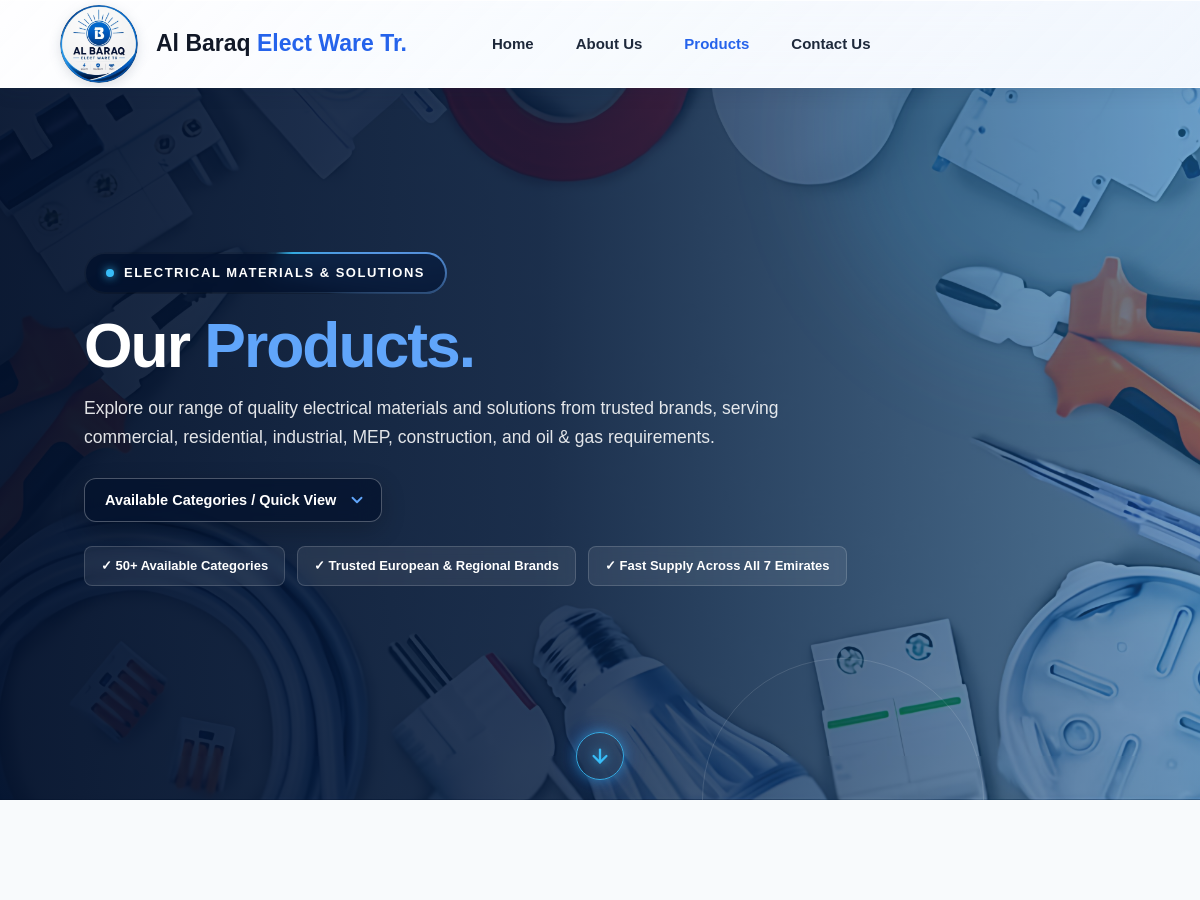
Before: /products/ (upper part) with the older database file.
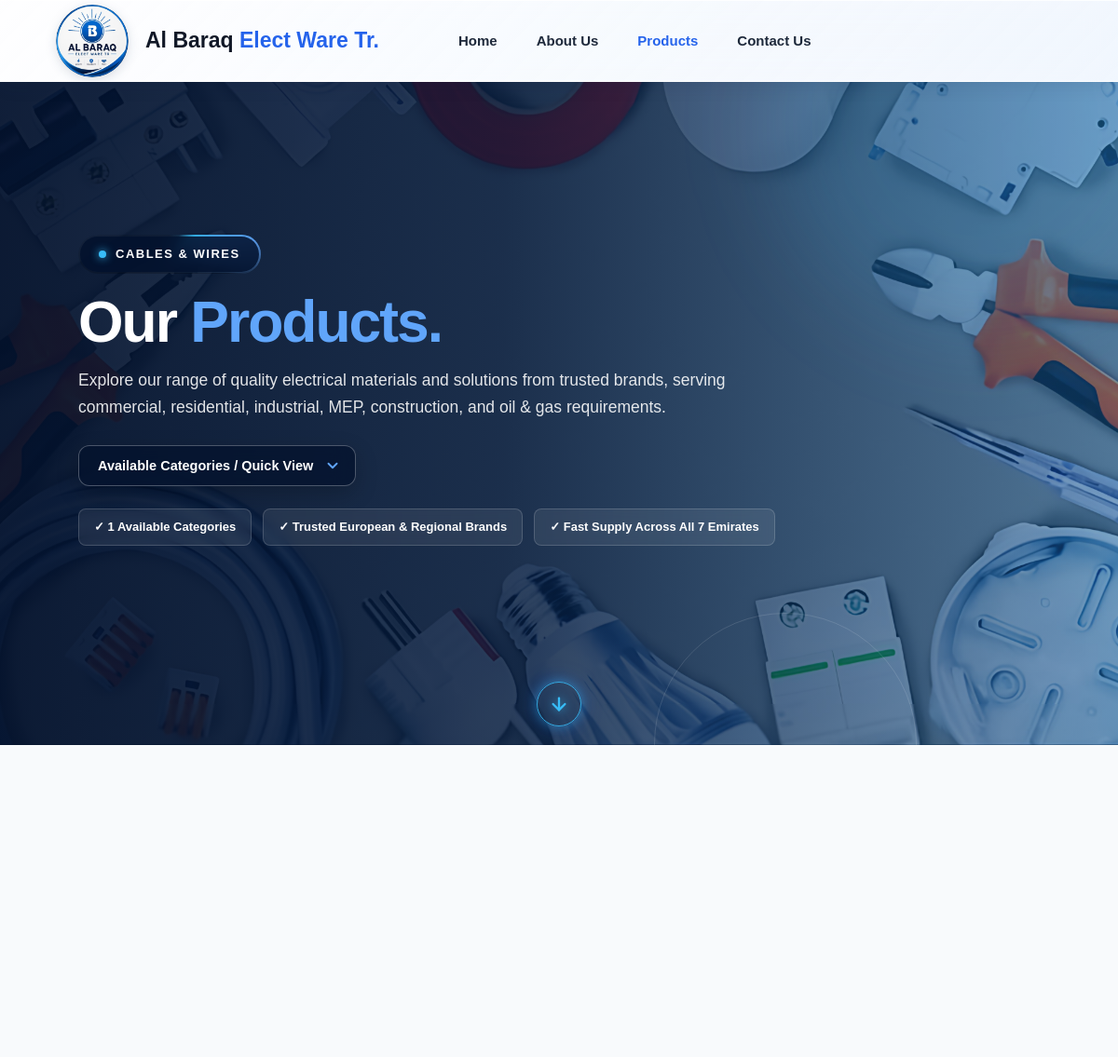
After: the same page with the newer database file.
### products/models.py (models this page shows, shortened)
class Category(models.Model):
    name = models.CharField(max_length=150)
    slug = models.SlugField(unique=True, blank=True)
    description = models.TextField(blank=True)
    image = models.ImageField(upload_to="categories/", blank=True, null=True)
    display_order = models.PositiveIntegerField(default=0)
    is_active = models.BooleanField(default=True)
    created_at = models.DateTimeField(auto_now_add=True)
    updated_at = models.DateTimeField(auto_now=True)

### public/views.py (the view)
def products(request):
    active_subcategories = (
        SubCategory.objects
        .filter(is_active=True)
        .order_by(
            "display_order",
            "name",
        )
    )
    categories = (
        Category.objects
        .filter(is_active=True)
        .prefetch_related(
            Prefetch(
                "subcategories",
                queryset=active_subcategories,
            )
        )
        .order_by(
            "display_order",
            "name",
        )
    )
    return render(
        request,
        "public/products.html",
        {
            "categories": categories,
        },
    )

### public/templates/public/products.html (shortened to what this page needs)
{% extends "public/base.html" %}
{% load static %}
{% block content %}
<div class="products-page">
    <section class="products-hero">
        <div
            class="products-hero-bg active"
            style="background-image: url('{% static 'public/images/products-hero.jpg' %}');"
        ></div>
        <div class="products-hero-overlay"></div>
        <div class="products-hero-content">
            <div class="products-badge-wrapper">
                <div class="products-badge">
                    <span class="products-badge-dot"></span>
                    <span class="products-badge-text" id="productsDynamicBadge">
                        {% if categories %}
                            {{ categories.0.name }}
                        {% else %}
                            Electrical Materials &amp; Solutions
                        {% endif %}
                    </span>
                </div>
            </div>
            <h1>
                Our
                <span>Products.</span>
            </h1>
            <p class="products-hero-description">
                Explore our range of quality electrical materials
                and solutions from trusted brands, serving
                commercial, residential, industrial, MEP,
                construction, and oil &amp; gas requirements.
            </p>
            <div class="hero-dropdown-box">
                <select
                    id="categorySelectDropdown"
                    class="hero-dropdown-select"
                    onchange="handleCategoryDropdownSelect(this.value)"
                >
                    <option value="ALL">Available Categories / Quick View</option>
                </select>
                <svg
                    class="hero-dropdown-icon"
                    width="18"
                    height="18"
                    viewBox="0 0 24 24"
                    fill="none"
                    stroke="currentColor"
                    stroke-width="2.5"
                    stroke-linecap="round"
                    stroke-linejoin="round"
                >
                    <polyline points="6 9 12 15 18 9"></polyline>
                </svg>
            </div>
            <div class="products-highlights">
                <div class="products-highlight">
                    ✓ {% if categories %}{{ categories|length }}{% else %}50+{% endif %} Available Categories
                </div>
                <div class="products-highlight">
                    ✓ Trusted European &amp; Regional Brands
                </div>
                <div class="products-highlight">
                    ✓ Fast Supply Across All 7 Emirates
                </div>
            </div>
        </div>
        <div class="products-scroll-wrapper">
            <a
                href="#categoriesSection"
                class="products-scroll-btn"
                id="productsScrollBtn"
                aria-label="Scroll down to categories section"
                title="Scroll Down"
            >
                <svg
                    width="22"
                    height="22"
                    viewBox="0 0 24 24"
                    fill="none"
                    stroke="currentColor"
                    stroke-width="2.5"
                    stroke-linecap="round"
                    stroke-linejoin="round"
                >
                    <line x1="12" y1="5" x2="12" y2="19"></line>
                    <polyline points="19 12 12 19 5 12"></polyline>
                </svg>
            </a>
        </div>
    </section>
</div>
{% endblock %}

Changed rows visible on the page:
added Category: name "CABLES & WIRES"
Other visible differences:
{{ categories|length }}: (not shown) → "1"
text no longer shown: "ELECTRICAL MATERIALS & SOLUTIONS 50+"
